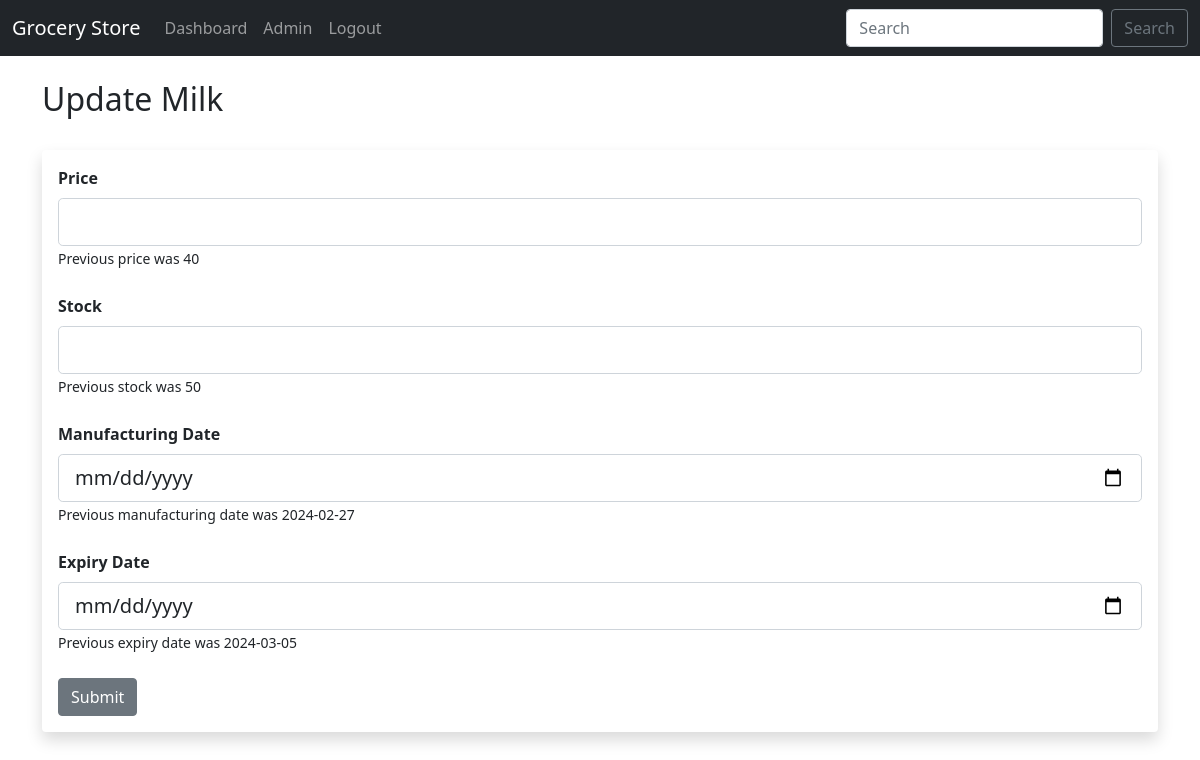
/update_product/1 (signed in), run on the app's committed database.
### models.py (models this page shows)
class Product(db.Model):
    __tablename__='products'
    id= db.Column(db.Integer, primary_key=True)
    name= db.Column(db.String, nullable=False, unique= True)
    price= db.Column(db.Integer, nullable=False)
    stock= db.Column(db.Integer, nullable=False)
    manufacturingdate= db.Column(db.DateTime, nullable= True)
    expirydate= db.Column(db.DateTime, nullable= True)
    unit= db.Column(db.String, nullable= False)
    category= db.Column(db.String, nullable= False)
    units_sold= db.Column(db.Integer, default=0)

### routes.py (the view, shortened to what this page needs)
@app.route('/update_product/<int:product_id>', methods=['GET', 'POST'])
@login_required
def product_update(product_id):
    form= ProductUpdateForm()
    product_toupdate= Product.query.filter_by(id=product_id).first()
    if current_user.role=='admin':
        product_id=product_id
        return render_template('product_update.html', form=form, product=product_toupdate)
    else:
        flash('You dont have access to the following route.')
        return redirect('/home')

### forms.py
class ProductUpdateForm(FlaskForm):
	price= IntegerField('Price', validators=[Optional()])
	stock= IntegerField('Stock', validators=[Optional()])
	manufacturingdate= DateField('Manufacturing Date', validators=[Optional()])
	expirydate= DateField('Expiry Date', validators=[Optional()])
	submit = SubmitField("Submit")

class SearchForm(FlaskForm):
	searched = StringField("Searched", validators=[DataRequired()])
	submit = SubmitField("Submit")

### models.py (called while the page is built)
@login_manager.user_loader
def load_user(id):
    return User.query.get(int(id))

### routes.py (called while the page is built)
@app.context_processor
def base():
    form= SearchForm()
    return dict(form=form)

### templates/product_update.html (shortened to what this page needs)
{% extends 'layout.html' %}
{% block content %}
<h2>Update {{ product.name }}</h2>
	<br/>
<div class="shadow p-3 mb-5 bg-body rounded">
	<form method="POST">
		<strong>{{ form.price.label(class="form-label") }}</strong>
		{% if form.price.errors %}
                    {{ form.price(class="form-control form-control-lg is-invalid") }}
                    <div class="invalid-feedback">
                        {% for error in form.price.errors %}
                            <span>
                                {{ error }}
                            </span>
                        {% endfor %}
                    </div>
                {% else %}
                    {{ form.price(class="form-control form-control-lg") }}
                    <small>Previous price was {{ product.price }}</small>
            {% endif %}
		<br/><br/>
        <strong>{{ form.stock.label(class="form-label") }}</strong>
		{% if form.stock.errors %}
                    {{ form.stock(class="form-control form-control-lg is-invalid") }}
                    <div class="invalid-feedback">
                        {% for error in form.stock.errors %}
                            <span>
                                {{ error }}
                            </span>
                        {% endfor %}
                    </div>
                {% else %}
                    {{ form.stock(class="form-control form-control-lg") }}
                    <small>Previous stock was {{ product.stock }}</small>
            {% endif %}
		<br/><br/>
        <strong>{{ form.manufacturingdate.label(class="form-label") }}</strong>
		{% if form.manufacturingdate.errors %}
                    {{ form.manufacturingdate(class="form-control form-control-lg is-invalid") }}
                    <div class="invalid-feedback">
                        {% for error in form.manufacturingdate.errors %}
                            <span>
                                {{ error }}
                            </span>
                        {% endfor %}
                    </div>
                {% else %}
                    {{ form.manufacturingdate(class="form-control form-control-lg") }}
                    <small>Previous manufacturing date was {{ product.manufacturingdate.date() }}</small>
            {% endif %}
		<br/><br/>
        {% if product.expirydate %}
        <strong>{{ form.expirydate.label(class="form-label") }}</strong>
		{% if form.expirydate.errors %}
                    {{ form.expirydate(class="form-control form-control-lg is-invalid") }}
                    <div class="invalid-feedback">
                        {% for error in form.expirydate.errors %}
                            <span>
                                {{ error }}
                            </span>
                        {% endfor %}
                    </div>
                {% else %}
                    {{ form.expirydate(class="form-control form-control-lg") }}
                    <small>Previous expiry date was {{ product.expirydate.date() }}</small>
            {% endif %}
		<br/><br/>
        {% endif %}
        {{ form.submit(class="btn btn-secondary") }}
    </form>
</div>
{% endblock %}

### data on the page
Product: name "Milk", price "40", stock "50", manufacturingdate "2024-02-27", expirydate "2024-03-05"
